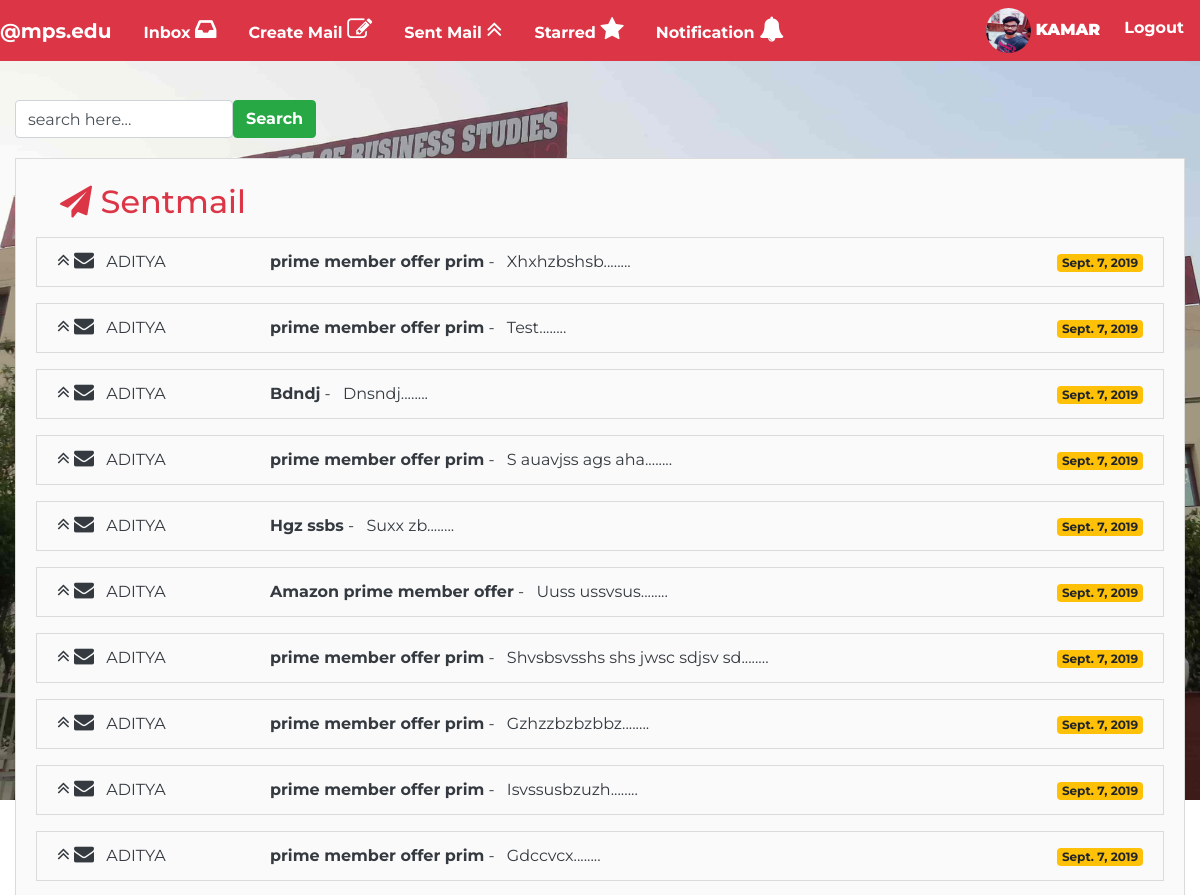
The page /sentmail/ (signed in, upper part) on the database as committed earlier.
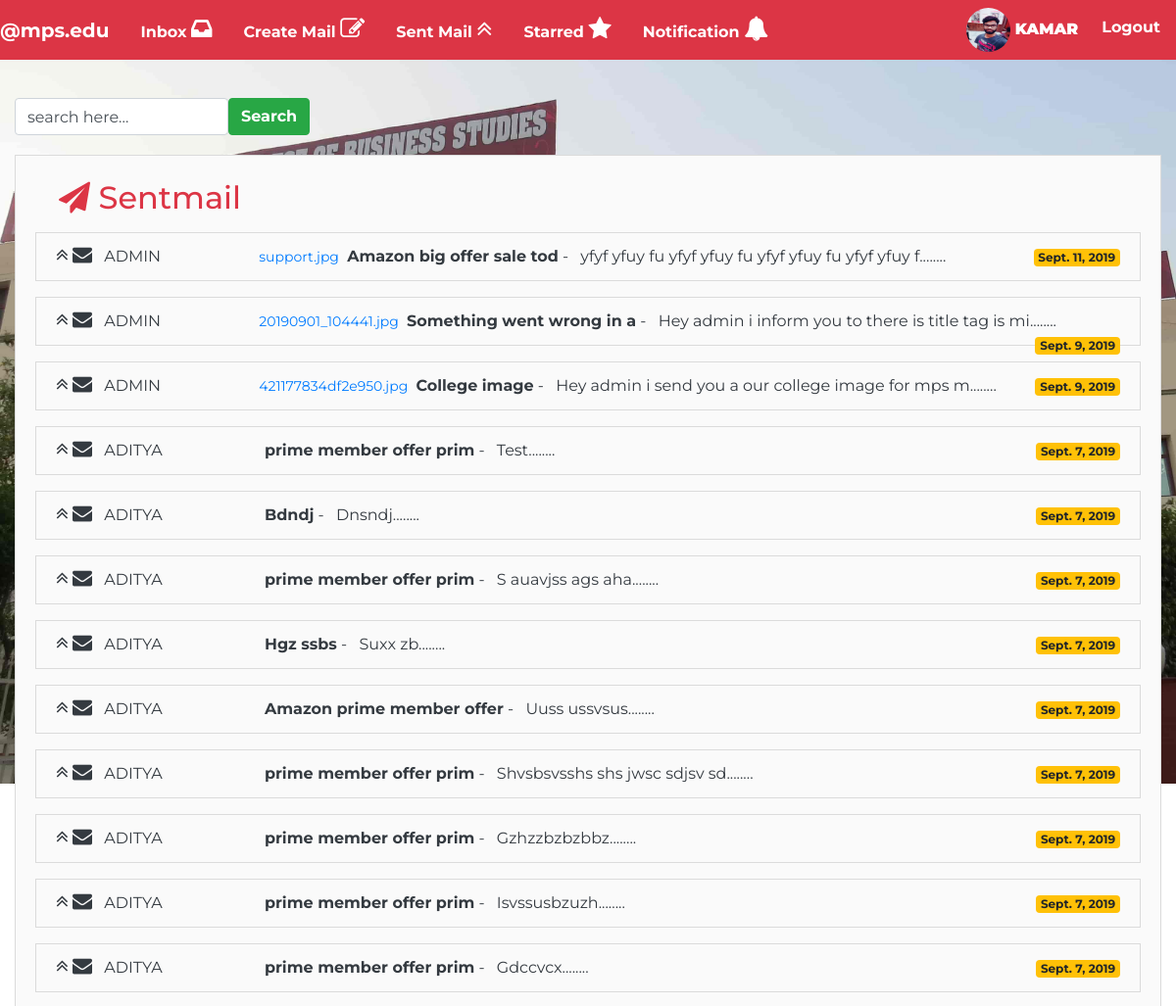
The same page on the database as committed later.
### mail/models.py (models this page shows)
class Sentmail(models.Model):
	profile=models.ForeignKey(Profile,on_delete=models.CASCADE,related_name="sentmail_profile")
	to_user=models.ForeignKey(Profile,on_delete=models.CASCADE,related_name="to_user",default='')
	sub=models.CharField(max_length=200)
	msg=models.TextField()
	attach=models.FileField(upload_to="attach_data/",default="",blank=True)
	date=models.DateField(auto_now_add=True)

### account/models.py (models this page shows, shortened)
class Profile(models.Model):
	user=models.OneToOneField(User,on_delete=models.CASCADE)
	gender=models.CharField(max_length=10,choices=(('Male','Male'),('Female','Female')),default='Male')
	tel=models.CharField(max_length=10)
	pic=models.ImageField(upload_to='profile/profile_pic',default="profile/profile_pic/profile_image.jpg")
	type=models.CharField(max_length=10,choices=(('Student','Student'),('Teacher','Teacher')),default='Student')
	security=models.CharField(max_length=50,default="")

### mail/views.py (the view)
# urls.py: path('sentmail/',views.sentmail),
@login_required(login_url="/account/login")
def sentmail(req):
	sentmail=Sentmail.objects.filter(profile__user__username=req.user).order_by('-id')
	return render(req,"mail/sentmail.html",{"sentmail":sentmail})

### mail/templates/mail/sentmail.html (shortened to what this page needs)
{%extends 'mail/basic.html'%}
{%block body%}
<div class="container-fluid">
	<section class="my-5">
		<div class=" mt-5 mb-3">
	<form action="#" method="post" class="form-inline ">
		<input type="search" value="search here..." class="form-control">
		<button type="submit" class="btn btn-success my-1 font-weight-bolder">Search</button>
	</form>
	</div>
	<div class="remove-underline list-group-item bg list-group-item-secondary pb-5 pt-4">
		<h2 class="text-danger ml-4"><i class="fa fa-paper-plane"></i> Sentmail</h2>
{% for msg in sentmail%}
<li class="list-group-item list-group-item-secondary inbox my-3 delhover" id="delhover{{msg.id}}">
    <a href="/home/sentmail_view/{{msg.id}}" class="text-dark">
   <i class="fa fa-angle-double-up font-awesome-size"></i>&nbsp<i class="fa fa-envelope font-awesome-size"></i>
	<span class="ml-2 mr-5 ">{{msg.to_user.user.username|upper}}</span>
	<span class="ml-5 text-primary" style="font-size:14px;">{{msg.attach.name|slice:"12:"}}</span>
	<span class="font-weight-bolder ml-1">{{msg.sub|slice:":25"}}</span> -
	<span class="ml-2">{{msg.msg|slice:":50"}}........</span></a>
	<span class="float-right"><span class="badge badge-warning">{{msg.date}}</span></span>
</li>
{%endfor%}
</div>
</section>
</div>
{%endblock%}

Rows that differ between the two databases and show on the page:
removed Sentmail: to_user.user.username "ADITYA", sub "prime member offer prim", msg "Xhxhzbshsb", date "Sept. 7, 2019"
added Sentmail: to_user.user.username "ADMIN", attach.name "support.jpg", sub "Amazon big offer sale tod", msg "yfyf yfuy fu yfyf yfuy fu yfyf yfuy fu yfyf yfuy f", date "Sept. 11, 2019"
added Sentmail: to_user.user.username "ADMIN", attach.name "20190901_104441.jpg", sub "Something went wrong in a", msg "Hey admin i inform you to there is title tag is mi", date "Sept. 9, 2019"
added Sentmail: to_user.user.username "ADMIN", attach.name "421177834df2e950.jpg", sub "College image", msg "Hey admin i send you a our college image for mps m", date "Sept. 9, 2019"
